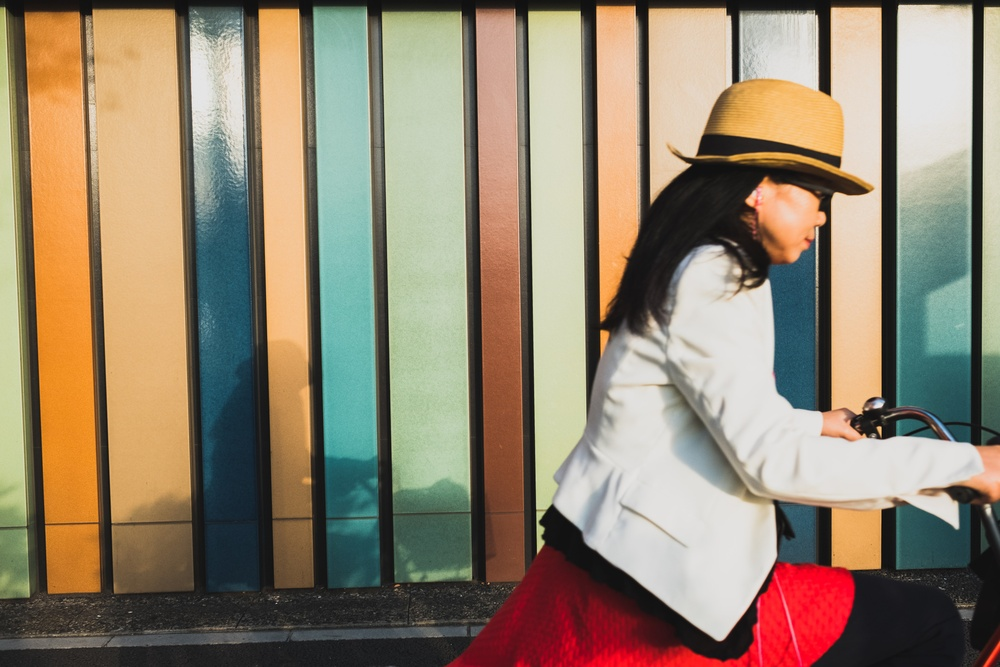
#> input picture Q1/mediancut/input.jpg, 1000 x 667 px, shrunk from 5930 x 3953 before the run
$ python mediancut.py
#> lines starting #> are read from the running program, lines starting #| are printed output that depends on the picture
from PIL import Image  #1
def median_cut_quantize(input_path,output_path,num_colors=16):  #2
#> called with input_path = 'input.jpg', output_path = 'output_median_cut.jpg', num_colors = 64
    img=Image.open(input_path).convert("RGB")  #3
#> img is the input picture: PIL image 1000x667 RGB; mean R, G, B 146, 131.5, 110.7
    quantized_img=img.quantize(colors=num_colors,method=0)  #4
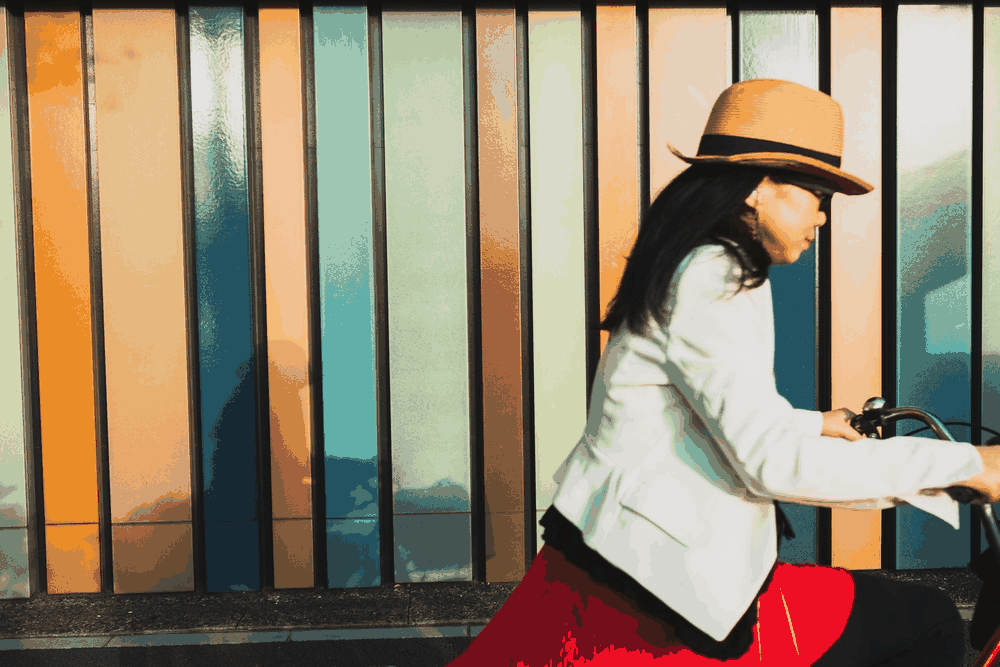
#> quantized_img: PIL image 1000x667 P; mean R, G, B 146, 131.4, 110.5
    quantized_img=quantized_img.convert("RGB")  #5
    quantized_img.save(output_path)  #6
    print("Saved quantized image:",output_path)  #7
median_cut_quantize("input.jpg","output_median_cut.jpg",num_colors=64)  #8
#1  Import the PIL Image class so Python can open and manipulate images.
#2  Define a function for Median Cut color quantization.
#3  Open the image and convert it to RGB format.
#4  Apply PIL’s Median Cut quantization (method=0).
#5  Convert back to RGB so JPEG/PNG save correctly.
#6  Save the quantized image.
#7  Print confirmation.
#8  Call the function with 64 colors.
